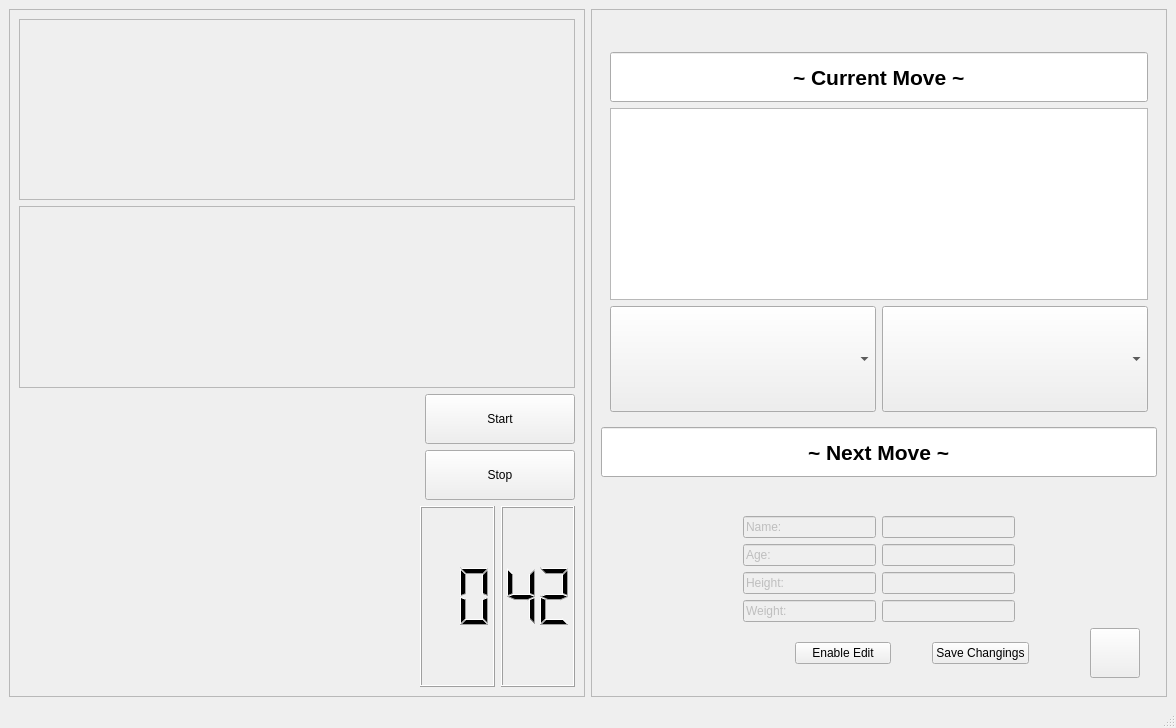
<?xml version="1.0" encoding="UTF-8"?>
<ui version="4.0">
 <class>Desktop</class>
 <widget class="QMainWindow" name="Desktop">
  <property name="geometry">
   <rect>
    <x>0</x>
    <y>0</y>
    <width>1176</width>
    <height>728</height>
   </rect>
  </property>
  <property name="sizePolicy">
   <sizepolicy hsizetype="Fixed" vsizetype="Fixed">
    <horstretch>0</horstretch>
    <verstretch>0</verstretch>
   </sizepolicy>
  </property>
  <property name="windowTitle">
   <string>Fit Check</string>
  </property>
  <widget class="QWidget" name="centralwidget">
   <layout class="QHBoxLayout" name="horizontalLayout">
    <item>
     <widget class="QFrame" name="digitalTwinFrame">
      <property name="frameShape">
       <enum>QFrame::StyledPanel</enum>
      </property>
      <property name="frameShadow">
       <enum>QFrame::Raised</enum>
      </property>
      <layout class="QVBoxLayout" name="verticalLayout_3">
       <item>
        <widget class="QFrame" name="frame_2">
         <property name="frameShape">
          <enum>QFrame::StyledPanel</enum>
         </property>
         <property name="frameShadow">
          <enum>QFrame::Raised</enum>
         </property>
        </widget>
       </item>
       <item>
        <widget class="QFrame" name="frame_3">
         <property name="frameShape">
          <enum>QFrame::StyledPanel</enum>
         </property>
         <property name="frameShadow">
          <enum>QFrame::Raised</enum>
         </property>
        </widget>
       </item>
       <item>
        <layout class="QHBoxLayout" name="horizontalLayout_9">
         <item>
          <spacer name="horizontalSpacer_14">
           <property name="orientation">
            <enum>Qt::Horizontal</enum>
           </property>
           <property name="sizeHint" stdset="0">
            <size>
             <width>40</width>
             <height>20</height>
            </size>
           </property>
          </spacer>
         </item>
         <item>
          <spacer name="horizontalSpacer_15">
           <property name="orientation">
            <enum>Qt::Horizontal</enum>
           </property>
           <property name="sizeHint" stdset="0">
            <size>
             <width>40</width>
             <height>20</height>
            </size>
           </property>
          </spacer>
         </item>
         <item>
          <spacer name="horizontalSpacer_16">
           <property name="orientation">
            <enum>Qt::Horizontal</enum>
           </property>
           <property name="sizeHint" stdset="0">
            <size>
             <width>40</width>
             <height>20</height>
            </size>
           </property>
          </spacer>
         </item>
         <item>
          <spacer name="horizontalSpacer_17">
           <property name="orientation">
            <enum>Qt::Horizontal</enum>
           </property>
           <property name="sizeHint" stdset="0">
            <size>
             <width>40</width>
             <height>20</height>
            </size>
           </property>
          </spacer>
         </item>
         <item>
          <spacer name="horizontalSpacer_18">
           <property name="orientation">
            <enum>Qt::Horizontal</enum>
           </property>
           <property name="sizeHint" stdset="0">
            <size>
             <width>40</width>
             <height>20</height>
            </size>
           </property>
          </spacer>
         </item>
         <item>
          <spacer name="horizontalSpacer_27">
           <property name="orientation">
            <enum>Qt::Horizontal</enum>
           </property>
           <property name="sizeHint" stdset="0">
            <size>
             <width>40</width>
             <height>20</height>
            </size>
           </property>
          </spacer>
         </item>
         <item>
          <spacer name="horizontalSpacer_25">
           <property name="orientation">
            <enum>Qt::Horizontal</enum>
           </property>
           <property name="sizeHint" stdset="0">
            <size>
             <width>40</width>
             <height>20</height>
            </size>
           </property>
          </spacer>
         </item>
         <item>
          <spacer name="horizontalSpacer_21">
           <property name="orientation">
            <enum>Qt::Horizontal</enum>
           </property>
           <property name="sizeHint" stdset="0">
            <size>
             <width>40</width>
             <height>20</height>
            </size>
           </property>
          </spacer>
         </item>
         <item>
          <spacer name="horizontalSpacer_19">
           <property name="orientation">
            <enum>Qt::Horizontal</enum>
           </property>
           <property name="sizeHint" stdset="0">
            <size>
             <width>40</width>
             <height>20</height>
            </size>
           </property>
          </spacer>
         </item>
         <item>
          <widget class="QPushButton" name="Start">
           <property name="sizePolicy">
            <sizepolicy hsizetype="Fixed" vsizetype="Fixed">
             <horstretch>0</horstretch>
             <verstretch>0</verstretch>
            </sizepolicy>
           </property>
           <property name="minimumSize">
            <size>
             <width>150</width>
             <height>50</height>
            </size>
           </property>
           <property name="styleSheet">
            <string notr="true">QPushButton:hover {background-color: #00FF00}</string>
           </property>
           <property name="text">
            <string>Start</string>
           </property>
           <property name="default">
            <bool>false</bool>
           </property>
          </widget>
         </item>
        </layout>
       </item>
       <item>
        <layout class="QHBoxLayout" name="horizontalLayout_2">
         <item>
          <spacer name="horizontalSpacer_10">
           <property name="orientation">
            <enum>Qt::Horizontal</enum>
           </property>
           <property name="sizeHint" stdset="0">
            <size>
             <width>40</width>
             <height>20</height>
            </size>
           </property>
          </spacer>
         </item>
         <item>
          <spacer name="horizontalSpacer_22">
           <property name="orientation">
            <enum>Qt::Horizontal</enum>
           </property>
           <property name="sizeHint" stdset="0">
            <size>
             <width>40</width>
             <height>20</height>
            </size>
           </property>
          </spacer>
         </item>
         <item>
          <spacer name="horizontalSpacer_23">
           <property name="orientation">
            <enum>Qt::Horizontal</enum>
           </property>
           <property name="sizeHint" stdset="0">
            <size>
             <width>40</width>
             <height>20</height>
            </size>
           </property>
          </spacer>
         </item>
         <item>
          <spacer name="horizontalSpacer_24">
           <property name="orientation">
            <enum>Qt::Horizontal</enum>
           </property>
           <property name="sizeHint" stdset="0">
            <size>
             <width>40</width>
             <height>20</height>
            </size>
           </property>
          </spacer>
         </item>
         <item>
          <widget class="QPushButton" name="Stop">
           <property name="sizePolicy">
            <sizepolicy hsizetype="Fixed" vsizetype="Fixed">
             <horstretch>0</horstretch>
             <verstretch>0</verstretch>
            </sizepolicy>
           </property>
           <property name="minimumSize">
            <size>
             <width>150</width>
             <height>50</height>
            </size>
           </property>
           <property name="styleSheet">
            <string notr="true">QPushButton:hover {background-color: #00FF00}</string>
           </property>
           <property name="text">
            <string>Stop</string>
           </property>
          </widget>
         </item>
        </layout>
       </item>
       <item>
        <layout class="QHBoxLayout" name="horizontalLayout_3">
         <item>
          <widget class="QWidget" name="widget" native="true"/>
         </item>
         <item>
          <widget class="QWidget" name="widget_3" native="true"/>
         </item>
         <item>
          <widget class="QWidget" name="widget_4" native="true"/>
         </item>
         <item>
          <widget class="QWidget" name="widget_5" native="true"/>
         </item>
         <item>
          <widget class="QWidget" name="widget_2" native="true"/>
         </item>
         <item>
          <widget class="QLCDNumber" name="minute">
           <property name="layoutDirection">
            <enum>Qt::LeftToRight</enum>
           </property>
           <property name="digitCount">
            <number>2</number>
           </property>
           <property name="intValue" stdset="0">
            <number>0</number>
           </property>
          </widget>
         </item>
         <item>
          <widget class="QLCDNumber" name="second">
           <property name="digitCount">
            <number>2</number>
           </property>
           <property name="intValue" stdset="0">
            <number>42</number>
           </property>
          </widget>
         </item>
        </layout>
       </item>
      </layout>
     </widget>
    </item>
    <item>
     <widget class="QFrame" name="rightSideFrame">
      <property name="frameShape">
       <enum>QFrame::StyledPanel</enum>
      </property>
      <property name="frameShadow">
       <enum>QFrame::Raised</enum>
      </property>
      <layout class="QVBoxLayout" name="verticalLayout_2">
       <item>
        <widget class="QFrame" name="startStop_2">
         <layout class="QVBoxLayout" name="startStop"/>
        </widget>
       </item>
       <item>
        <widget class="QFrame" name="timer_2">
         <layout class="QVBoxLayout" name="timer">
          <item>
           <layout class="QVBoxLayout" name="verticalLayout_5">
            <item>
             <widget class="QLineEdit" name="CurrentMove">
              <property name="minimumSize">
               <size>
                <width>10</width>
                <height>50</height>
               </size>
              </property>
              <property name="font">
               <font>
                <pointsize>16</pointsize>
                <bold>true</bold>
               </font>
              </property>
              <property name="layoutDirection">
               <enum>Qt::LeftToRight</enum>
              </property>
              <property name="text">
               <string>~ Current Move ~</string>
              </property>
              <property name="alignment">
               <set>Qt::AlignCenter</set>
              </property>
              <property name="readOnly">
               <bool>true</bool>
              </property>
             </widget>
            </item>
           </layout>
          </item>
          <item>
           <widget class="QTextBrowser" name="textBrowser_score">
            <property name="sizePolicy">
             <sizepolicy hsizetype="Expanding" vsizetype="Fixed">
              <horstretch>0</horstretch>
              <verstretch>0</verstretch>
             </sizepolicy>
            </property>
            <property name="html">
             <string>&lt;!DOCTYPE HTML PUBLIC &quot;-//W3C//DTD HTML 4.0//EN&quot; &quot;http://www.w3.org/TR/REC-html40/strict.dtd&quot;&gt;
&lt;html&gt;&lt;head&gt;&lt;meta name=&quot;qrichtext&quot; content=&quot;1&quot; /&gt;&lt;meta charset=&quot;utf-8&quot; /&gt;&lt;style type=&quot;text/css&quot;&gt;
p, li { white-space: pre-wrap; }
hr { height: 1px; border-width: 0; }
li.unchecked::marker { content: &quot;\2610&quot;; }
li.checked::marker { content: &quot;\2612&quot;; }
&lt;/style&gt;&lt;/head&gt;&lt;body style=&quot; font-family:'Segoe UI'; font-size:9pt; font-weight:400; font-style:normal;&quot;&gt;
&lt;p align=&quot;center&quot; style=&quot;-qt-paragraph-type:empty; margin-top:0px; margin-bottom:0px; margin-left:0px; margin-right:0px; -qt-block-indent:0; text-indent:0px;&quot;&gt;&lt;br /&gt;&lt;/p&gt;&lt;/body&gt;&lt;/html&gt;</string>
            </property>
           </widget>
          </item>
          <item>
           <layout class="QHBoxLayout" name="horizontalLayout_10">
            <item>
             <widget class="QComboBox" name="comboBox_setName">
              <property name="sizePolicy">
               <sizepolicy hsizetype="Preferred" vsizetype="MinimumExpanding">
                <horstretch>0</horstretch>
                <verstretch>0</verstretch>
               </sizepolicy>
              </property>
              <property name="placeholderText">
               <string/>
              </property>
             </widget>
            </item>
            <item>
             <widget class="QComboBox" name="comboBox_setDuration">
              <property name="sizePolicy">
               <sizepolicy hsizetype="Preferred" vsizetype="MinimumExpanding">
                <horstretch>0</horstretch>
                <verstretch>0</verstretch>
               </sizepolicy>
              </property>
              <property name="placeholderText">
               <string/>
              </property>
             </widget>
            </item>
           </layout>
          </item>
         </layout>
        </widget>
       </item>
       <item>
        <layout class="QVBoxLayout" name="verticalLayout">
         <item>
          <widget class="QLineEdit" name="NextMove">
           <property name="minimumSize">
            <size>
             <width>0</width>
             <height>50</height>
            </size>
           </property>
           <property name="font">
            <font>
             <pointsize>16</pointsize>
             <bold>true</bold>
            </font>
           </property>
           <property name="text">
            <string>~ Next Move ~</string>
           </property>
           <property name="alignment">
            <set>Qt::AlignCenter</set>
           </property>
           <property name="readOnly">
            <bool>true</bool>
           </property>
          </widget>
         </item>
        </layout>
       </item>
       <item>
        <widget class="QFrame" name="move_2">
         <layout class="QVBoxLayout" name="move"/>
        </widget>
       </item>
       <item>
        <widget class="QFrame" name="personalInfo_2">
         <layout class="QVBoxLayout" name="verticalLayout_6">
          <item>
           <layout class="QHBoxLayout" name="horizontalLayout_4">
            <item>
             <spacer name="horizontalSpacer">
              <property name="orientation">
               <enum>Qt::Horizontal</enum>
              </property>
              <property name="sizeHint" stdset="0">
               <size>
                <width>38</width>
                <height>20</height>
               </size>
              </property>
             </spacer>
            </item>
            <item>
             <widget class="QLineEdit" name="lineEdit_5">
              <property name="enabled">
               <bool>false</bool>
              </property>
              <property name="sizePolicy">
               <sizepolicy hsizetype="Expanding" vsizetype="Fixed">
                <horstretch>0</horstretch>
                <verstretch>0</verstretch>
               </sizepolicy>
              </property>
              <property name="text">
               <string>Name:</string>
              </property>
             </widget>
            </item>
            <item>
             <widget class="QLineEdit" name="lineEdit_name">
              <property name="enabled">
               <bool>false</bool>
              </property>
              <property name="sizePolicy">
               <sizepolicy hsizetype="Expanding" vsizetype="Fixed">
                <horstretch>0</horstretch>
                <verstretch>0</verstretch>
               </sizepolicy>
              </property>
              <property name="text">
               <string/>
              </property>
             </widget>
            </item>
            <item>
             <spacer name="horizontalSpacer_5">
              <property name="orientation">
               <enum>Qt::Horizontal</enum>
              </property>
              <property name="sizeHint" stdset="0">
               <size>
                <width>40</width>
                <height>20</height>
               </size>
              </property>
             </spacer>
            </item>
           </layout>
          </item>
          <item>
           <layout class="QHBoxLayout" name="horizontalLayout_5">
            <item>
             <spacer name="horizontalSpacer_6">
              <property name="orientation">
               <enum>Qt::Horizontal</enum>
              </property>
              <property name="sizeHint" stdset="0">
               <size>
                <width>40</width>
                <height>20</height>
               </size>
              </property>
             </spacer>
            </item>
            <item>
             <widget class="QLineEdit" name="lineEdit_6">
              <property name="enabled">
               <bool>false</bool>
              </property>
              <property name="sizePolicy">
               <sizepolicy hsizetype="Expanding" vsizetype="Maximum">
                <horstretch>0</horstretch>
                <verstretch>0</verstretch>
               </sizepolicy>
              </property>
              <property name="text">
               <string>Age:</string>
              </property>
             </widget>
            </item>
            <item>
             <widget class="QLineEdit" name="lineEdit_age">
              <property name="enabled">
               <bool>false</bool>
              </property>
              <property name="sizePolicy">
               <sizepolicy hsizetype="Expanding" vsizetype="Maximum">
                <horstretch>0</horstretch>
                <verstretch>0</verstretch>
               </sizepolicy>
              </property>
              <property name="text">
               <string/>
              </property>
             </widget>
            </item>
            <item>
             <spacer name="horizontalSpacer_7">
              <property name="orientation">
               <enum>Qt::Horizontal</enum>
              </property>
              <property name="sizeHint" stdset="0">
               <size>
                <width>40</width>
                <height>20</height>
               </size>
              </property>
             </spacer>
            </item>
           </layout>
          </item>
          <item>
           <layout class="QHBoxLayout" name="horizontalLayout_6">
            <item>
             <spacer name="horizontalSpacer_2">
              <property name="orientation">
               <enum>Qt::Horizontal</enum>
              </property>
              <property name="sizeHint" stdset="0">
               <size>
                <width>40</width>
                <height>20</height>
               </size>
              </property>
             </spacer>
            </item>
            <item>
             <widget class="QLineEdit" name="lineEdit_7">
              <property name="enabled">
               <bool>false</bool>
              </property>
              <property name="sizePolicy">
               <sizepolicy hsizetype="Expanding" vsizetype="Maximum">
                <horstretch>0</horstretch>
                <verstretch>0</verstretch>
               </sizepolicy>
              </property>
              <property name="text">
               <string>Height:</string>
              </property>
             </widget>
            </item>
            <item>
             <widget class="QLineEdit" name="lineEdit_height">
              <property name="enabled">
               <bool>false</bool>
              </property>
              <property name="sizePolicy">
               <sizepolicy hsizetype="Expanding" vsizetype="Maximum">
                <horstretch>0</horstretch>
                <verstretch>0</verstretch>
               </sizepolicy>
              </property>
              <property name="text">
               <string/>
              </property>
             </widget>
            </item>
            <item>
             <spacer name="horizontalSpacer_3">
              <property name="orientation">
               <enum>Qt::Horizontal</enum>
              </property>
              <property name="sizeHint" stdset="0">
               <size>
                <width>40</width>
                <height>20</height>
               </size>
              </property>
             </spacer>
            </item>
           </layout>
          </item>
          <item>
           <layout class="QVBoxLayout" name="verticalLayout_4">
            <item>
             <layout class="QHBoxLayout" name="horizontalLayout_7">
              <item>
               <spacer name="horizontalSpacer_8">
                <property name="orientation">
                 <enum>Qt::Horizontal</enum>
                </property>
                <property name="sizeHint" stdset="0">
                 <size>
                  <width>40</width>
                  <height>20</height>
                 </size>
                </property>
               </spacer>
              </item>
              <item>
               <widget class="QLineEdit" name="lineEdit_8">
                <property name="enabled">
                 <bool>false</bool>
                </property>
                <property name="sizePolicy">
                 <sizepolicy hsizetype="Expanding" vsizetype="Maximum">
                  <horstretch>0</horstretch>
                  <verstretch>0</verstretch>
                 </sizepolicy>
                </property>
                <property name="text">
                 <string>Weight:</string>
                </property>
               </widget>
              </item>
              <item>
               <widget class="QLineEdit" name="lineEdit_weight">
                <property name="enabled">
                 <bool>false</bool>
                </property>
                <property name="sizePolicy">
                 <sizepolicy hsizetype="Expanding" vsizetype="Maximum">
                  <horstretch>0</horstretch>
                  <verstretch>0</verstretch>
                 </sizepolicy>
                </property>
                <property name="text">
                 <string/>
                </property>
               </widget>
              </item>
              <item>
               <spacer name="horizontalSpacer_4">
                <property name="orientation">
                 <enum>Qt::Horizontal</enum>
                </property>
                <property name="sizeHint" stdset="0">
                 <size>
                  <width>40</width>
                  <height>20</height>
                 </size>
                </property>
               </spacer>
              </item>
             </layout>
            </item>
            <item>
             <layout class="QHBoxLayout" name="horizontalLayout_8">
              <item>
               <spacer name="horizontalSpacer_9">
                <property name="orientation">
                 <enum>Qt::Horizontal</enum>
                </property>
                <property name="sizeType">
                 <enum>QSizePolicy::Fixed</enum>
                </property>
                <property name="sizeHint" stdset="0">
                 <size>
                  <width>180</width>
                  <height>17</height>
                 </size>
                </property>
               </spacer>
              </item>
              <item>
               <widget class="QPushButton" name="pushButton_Edit">
                <property name="sizePolicy">
                 <sizepolicy hsizetype="Fixed" vsizetype="Fixed">
                  <horstretch>0</horstretch>
                  <verstretch>0</verstretch>
                 </sizepolicy>
                </property>
                <property name="text">
                 <string>    Enable Edit    </string>
                </property>
               </widget>
              </item>
              <item>
               <spacer name="horizontalSpacer_28">
                <property name="orientation">
                 <enum>Qt::Horizontal</enum>
                </property>
                <property name="sizeType">
                 <enum>QSizePolicy::Fixed</enum>
                </property>
                <property name="sizeHint" stdset="0">
                 <size>
                  <width>30</width>
                  <height>20</height>
                 </size>
                </property>
               </spacer>
              </item>
              <item>
               <widget class="QPushButton" name="pushButton_Save">
                <property name="sizePolicy">
                 <sizepolicy hsizetype="Fixed" vsizetype="Fixed">
                  <horstretch>0</horstretch>
                  <verstretch>0</verstretch>
                 </sizepolicy>
                </property>
                <property name="text">
                 <string>Save Changings</string>
                </property>
               </widget>
              </item>
              <item>
               <spacer name="horizontalSpacer_13">
                <property name="orientation">
                 <enum>Qt::Horizontal</enum>
                </property>
                <property name="sizeType">
                 <enum>QSizePolicy::Fixed</enum>
                </property>
                <property name="sizeHint" stdset="0">
                 <size>
                  <width>50</width>
                  <height>20</height>
                 </size>
                </property>
               </spacer>
              </item>
              <item>
               <widget class="QPushButton" name="Exit">
                <property name="sizePolicy">
                 <sizepolicy hsizetype="Fixed" vsizetype="Fixed">
                  <horstretch>0</horstretch>
                  <verstretch>0</verstretch>
                 </sizepolicy>
                </property>
                <property name="minimumSize">
                 <size>
                  <width>50</width>
                  <height>50</height>
                 </size>
                </property>
                <property name="styleSheet">
                 <string notr="true">border-image: url(:/Images/white_on_off.png);
QLineEdit{border-radius: 15px }</string>
                </property>
                <property name="text">
                 <string/>
                </property>
               </widget>
              </item>
             </layout>
            </item>
           </layout>
          </item>
         </layout>
        </widget>
       </item>
      </layout>
     </widget>
    </item>
   </layout>
  </widget>
  <widget class="QMenuBar" name="menubar">
   <property name="geometry">
    <rect>
     <x>0</x>
     <y>0</y>
     <width>1176</width>
     <height>21</height>
    </rect>
   </property>
  </widget>
  <widget class="QStatusBar" name="statusbar"/>
 </widget>
 <resources/>
 <connections/>
</ui>
